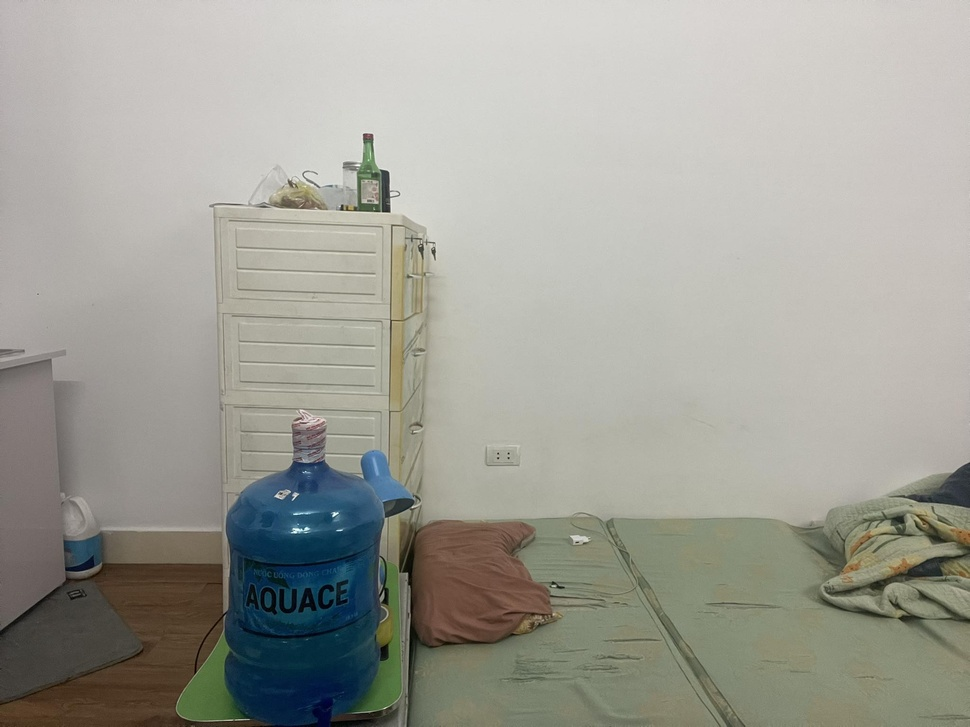
//> input picture lab5/wall.jpg, 970 x 727 px, shrunk from 2048 x 1536 before the run
$ ./lab5   (built with g++ and OpenCV 4)
//> lines starting //> are read from the running program, lines starting //| are printed output that depends on the picture; after the words box and inside, x2 and y2 are one past the last pixel; in counts of white or black regions, pixels touching at a corner belong together
#include <stdio.h>
#include <opencv2/highgui/highgui.hpp>
#include <opencv2/imgproc/imgproc.hpp>
#include <string.h>
#include <opencv2/opencv.hpp>

using namespace cv;

Mat background_subtraction_processing(Mat background, Mat obj) {
   Mat mask;
   subtract(background, obj, mask);
   return mask;
}

Mat lockOpening(Mat img){
   Mat kernel = getStructuringElement(MORPH_RECT, Size(5, 5));
   Mat eroded_image, lock_opening_result;
   erode(img, eroded_image, kernel, Point(-1, -1), 1);
   dilate(eroded_image, lock_opening_result, kernel, Point(-1, -1), 1);
   return lock_opening_result;
}

Mat BGR_Processing(Mat background, Mat obj) {
   Mat mask, result;

   mask = background_subtraction_processing(background, obj);

   cvtColor(mask, mask, COLOR_BGR2GRAY);

   threshold(mask, mask, 0, 255, THRESH_BINARY);

   mask = lockOpening(mask);

   cvtColor(mask, mask, COLOR_GRAY2BGR);

   try{
      result = mask & obj;
   } catch(const cv::Exception& e) {
      std::cout << "here 2 " << e.what() << std::endl;
   }

   return result;
}

Mat HSV_Processing(Mat background, Mat obj) {
   Mat mask, result;

   cvtColor(background, background, COLOR_BGR2HSV);
   cvtColor(obj, obj, COLOR_BGR2HSV);

   mask = background_subtraction_processing(background, obj);

   std::vector<Mat> hsvChannels;
   split(mask, hsvChannels);
   Mat valueChannel = hsvChannels[2];

   threshold(valueChannel ,valueChannel  , 0, 255, THRESH_BINARY);

   hsvChannels[0] = 255;
   hsvChannels[1] = 255;

   hsvChannels[2] = valueChannel;
   merge(hsvChannels, mask);
   mask = lockOpening(mask);

   try{
      result = mask & obj;
      cvtColor(result, result, COLOR_HSV2BGR);
   } catch(const cv::Exception& e) {
      std::cout << "here 2 " << e.what() << std::endl;
   }

   return result;
}

int main() {
   std::string background_path = "./wall.jpg";
   std::string obj_path = "./hand_and_bottle.jpg";

   Mat backgroundImg = imread(background_path, IMREAD_COLOR);
//> backgroundImg is the input picture: 727 rows x 970 cols, CV_8UC3; mean B, G, R 151.5, 159.9, 160.1
   Mat objImg = imread(obj_path, IMREAD_COLOR);
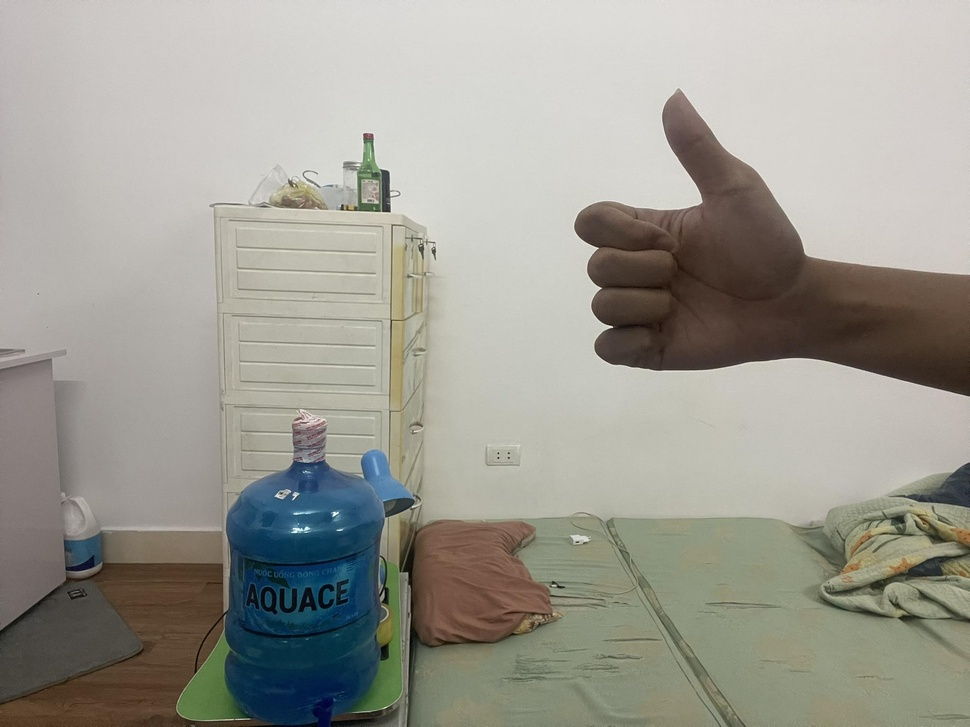
//> input picture lab5/hand_and_bottle.jpg, 970 x 727 px, shrunk from 2048 x 1536 before the run
//> objImg is the input picture: 727 rows x 970 cols, CV_8UC3; mean B, G, R 146.8, 155.7, 157.1

   Mat resultBGR = BGR_Processing(backgroundImg, objImg);
//> in BGR_Processing, `threshold(mask, mask, 0, 255, THRESH_BINARY);`:
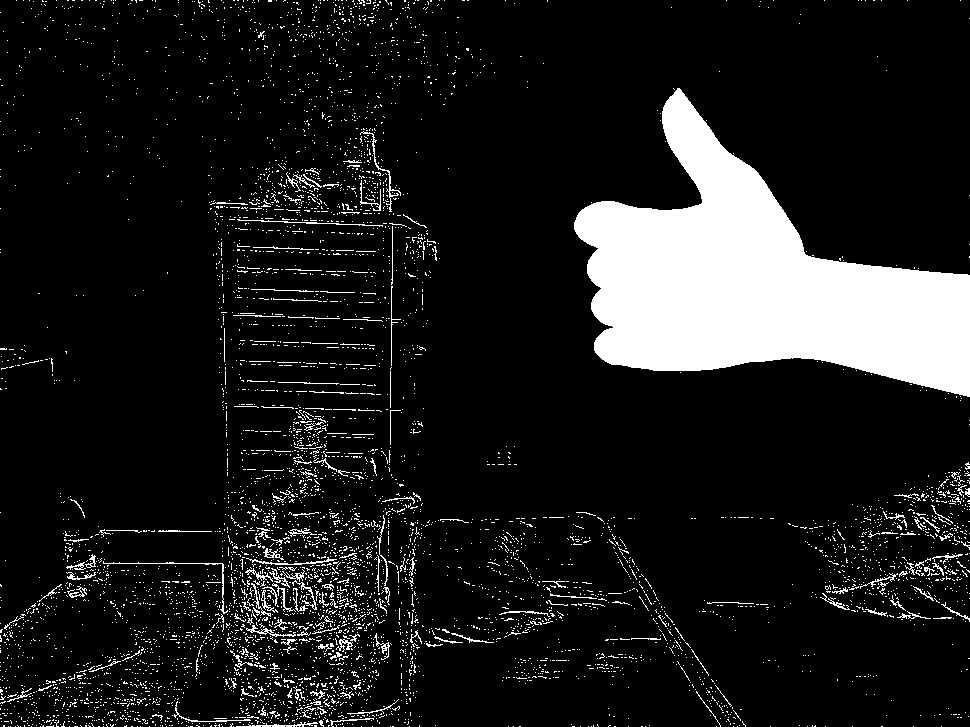
//> mask: 727 rows x 970 cols, CV_8UC1; 11.5% white; 5759 white regions (5570 under 20 px), largest, box (x1, y1, x2, y2) and area: (574, 88, 970, 397) 58067, (103, 561, 228, 614) 237, (360, 131, 401, 212) 210
//> in lockOpening, `erode(img, eroded_image, kernel, Point(-1, -1), 1);`: eroded_image: 727 rows x 970 cols, CV_8UC1; 7.8% white; 1 white region, box (x1, y1, x2, y2) and area: (576, 92, 970, 395) 55091
//> in lockOpening, `dilate(eroded_image, lock_opening_result, kernel, Point(-1, -1), 1);`:
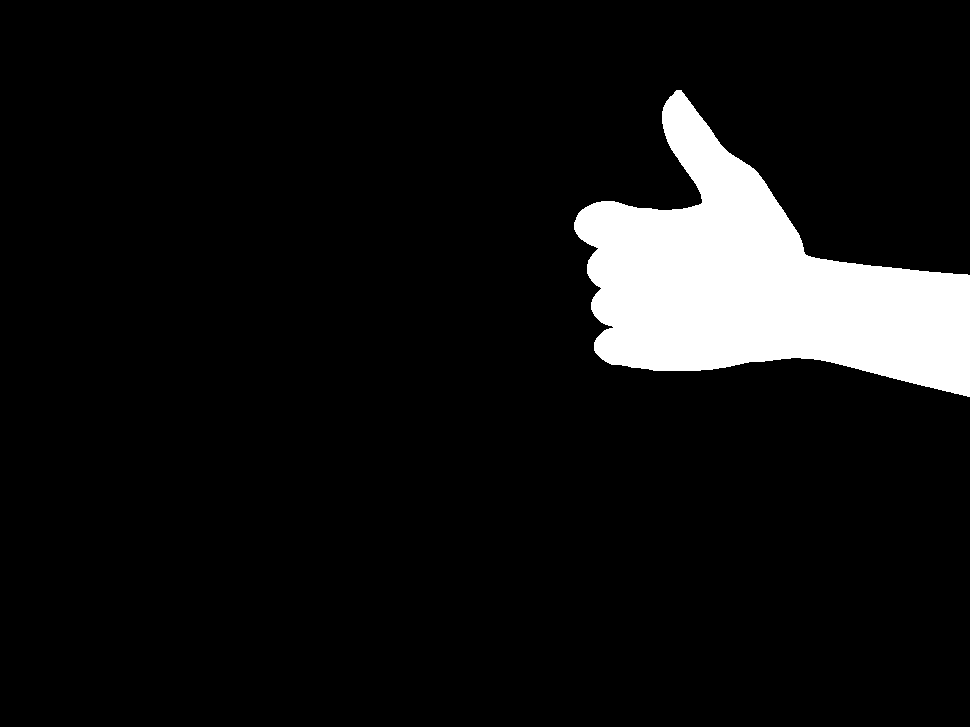
//> lock_opening_result: 727 rows x 970 cols, CV_8UC1; 8.2% white; 1 white region, box (x1, y1, x2, y2) and area: (574, 90, 970, 397) 58059
   imwrite("./result_BGR.png", resultBGR);

   Mat resultHSV = HSV_Processing(backgroundImg, objImg);
//> in HSV_Processing, `cvtColor(background, background, COLOR_BGR2HSV);`: background: 727 rows x 970 cols, CV_8UC3; mean H, S, V 29.2, 34.6, 164.1
//> in HSV_Processing, `cvtColor(obj, obj, COLOR_BGR2HSV);`: obj: 727 rows x 970 cols, CV_8UC3; mean H, S, V 27.7, 40, 161.4
//> in background_subtraction_processing (call 2), `subtract(background, obj, mask);`: mask: 727 rows x 970 cols, CV_8UC3; mean H, S, V 2, 1.4, 9.5
//> in HSV_Processing, `split(mask, hsvChannels);`:
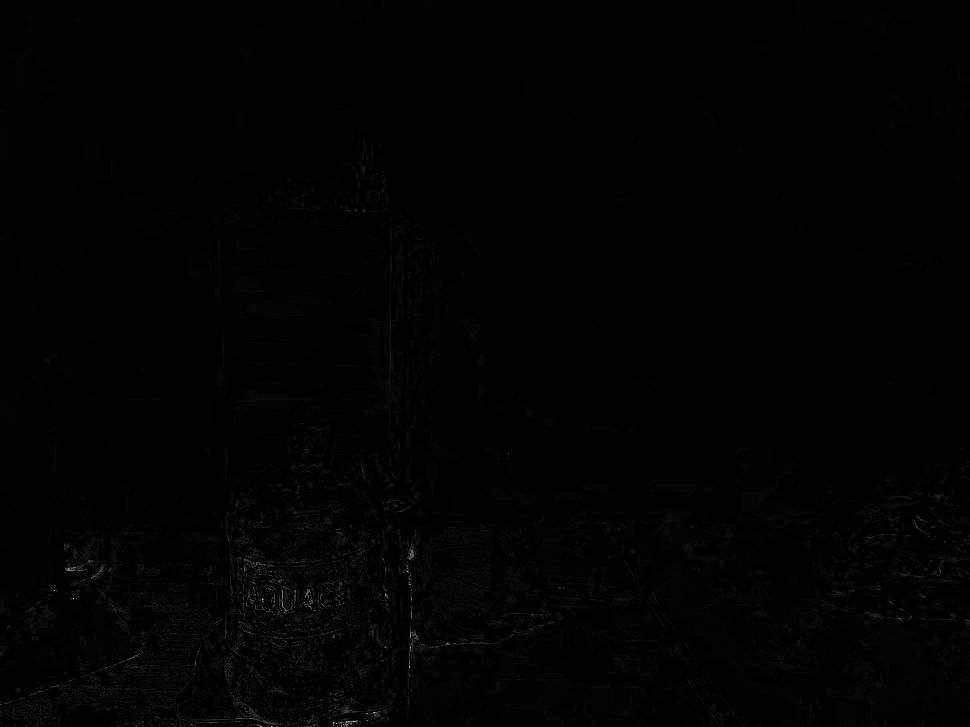
//> hsvChannels[1]: 727 rows x 970 cols, CV_8UC1; min 0, max 198, mean 1.4
//> in HSV_Processing, `split(mask, hsvChannels);`:
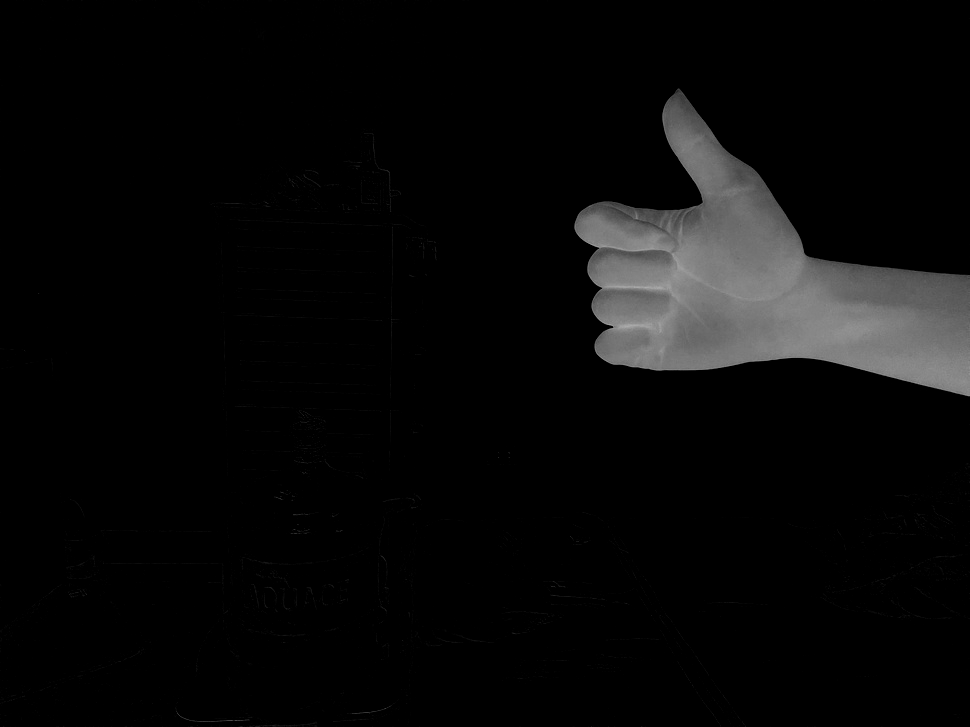
//> hsvChannels[2]: 727 rows x 970 cols, CV_8UC1; min 0, max 173, mean 9.5
//> in HSV_Processing, `threshold(valueChannel ,valueChannel  , 0, 255, THRESH_BINARY);`:
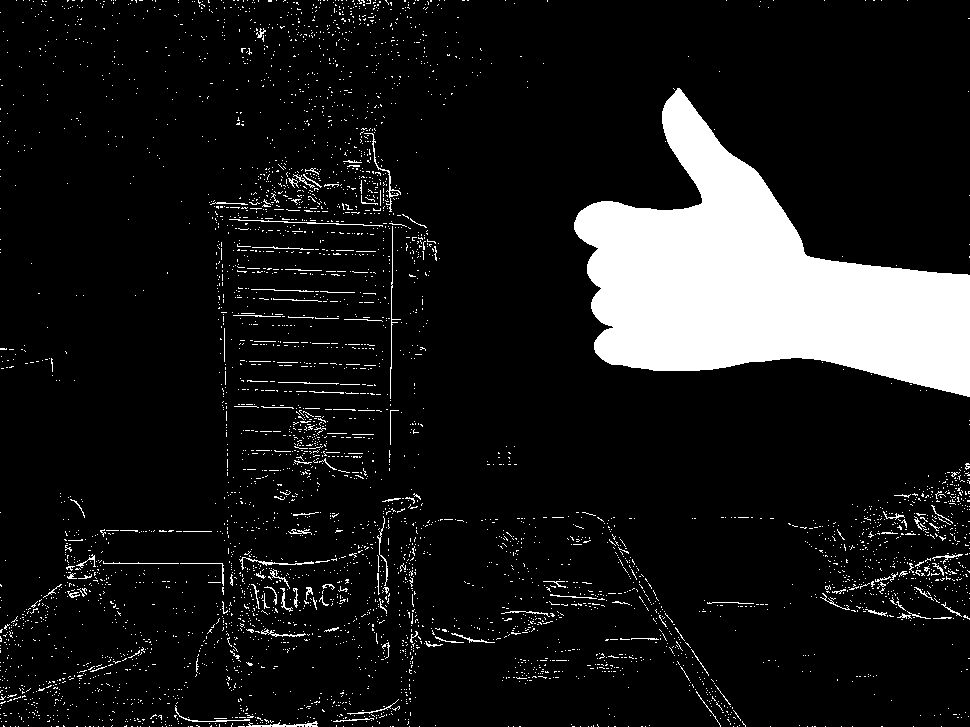
//> valueChannel: 727 rows x 970 cols, CV_8UC1; 10.5% white; 4381 white regions (4254 under 20 px), largest, box (x1, y1, x2, y2) and area: (574, 88, 970, 397) 57997, (390, 226, 401, 399) 195, (364, 133, 401, 212) 184
//> in HSV_Processing, `hsvChannels[0] = 255;`: hsvChannels[0]: 727 rows x 970 cols, CV_8UC1; every value is 255
//> in HSV_Processing, `merge(hsvChannels, mask);`: mask: 727 rows x 970 cols, CV_8UC3; mean H, S, V 255, 255, 26.7
//> in lockOpening (call 2), `erode(img, eroded_image, kernel, Point(-1, -1), 1);`: eroded_image: 727 rows x 970 cols, CV_8UC3; mean H, S, V 255, 255, 19.9
//> in lockOpening (call 2), `dilate(eroded_image, lock_opening_result, kernel, Point(-1, -1), 1);`: lock_opening_result: 727 rows x 970 cols, CV_8UC3; mean H, S, V 255, 255, 21
//> in HSV_Processing, `result = mask & obj;`: result: 727 rows x 970 cols, CV_8UC3; mean H, S, V 27.7, 40, 6.7
   imwrite("./result_HSV.png", resultHSV);
}
